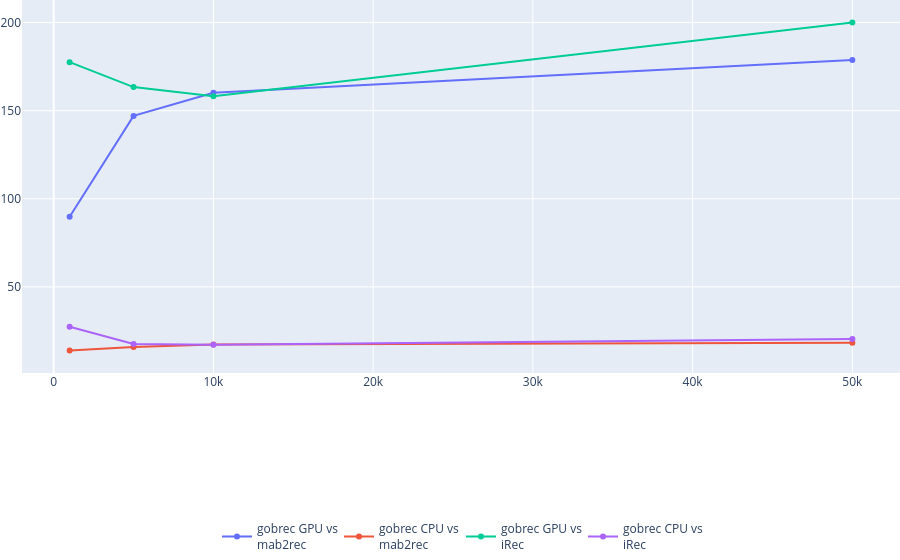

The notebook cell saved with this chart:
### Code cell
import plotly.graph_objects as go

def generate_enhancement_plots(df, x, y, color):

    fig = go.Figure()

    df_gobrecgpu_vs_mab2rec = df[df[color] == 'gobrec GPU'].copy()
    df_gobrecgpu_vs_mab2rec['Enhancement'] = df[df[color] == 'mab2rec'][y].values / df_gobrecgpu_vs_mab2rec[y].values
    fig.add_trace(
        go.Scatter(
            x=df_gobrecgpu_vs_mab2rec[x],
            y=df_gobrecgpu_vs_mab2rec['Enhancement'],
            name='gobrec GPU vs <br>mab2rec',
            showlegend=True
        )
    )

    df_gobreccpu_vs_mab2rec = df[df[color] == 'gobrec CPU'].copy()
    df_gobreccpu_vs_mab2rec['Enhancement'] = df[df[color] == 'mab2rec'][y].values / df_gobreccpu_vs_mab2rec[y].values
    fig.add_trace(
        go.Scatter(
            x=df_gobreccpu_vs_mab2rec[x],
            y=df_gobreccpu_vs_mab2rec['Enhancement'],
            name='gobrec CPU vs <br>mab2rec',
            showlegend=True
        )
    )

    df_gobrecgpu_vs_irec = df[df[color] == 'gobrec GPU'].copy()
    df_gobrecgpu_vs_irec['Enhancement'] = df[df[color] == 'irec'][y].values / df_gobrecgpu_vs_irec[y].values
    fig.add_trace(
        go.Scatter(
            x=df_gobrecgpu_vs_irec[x],
            y=df_gobrecgpu_vs_irec['Enhancement'],
            name='gobrec GPU vs <br>iRec',
            showlegend=True
        )
    )

    df_gobreccpu_vs_irec = df[df[color] == 'gobrec CPU'].copy()
    df_gobreccpu_vs_irec['Enhancement'] = df[df[color] == 'irec'][y].values / df_gobreccpu_vs_irec[y].values
    fig.add_trace(
        go.Scatter(
            x=df_gobreccpu_vs_irec[x],
            y=df_gobreccpu_vs_irec['Enhancement'],
            name='gobrec CPU vs <br>iRec',
            showlegend=True
        )
    )

    fig.update_layout(
        legend_title_text='',
        legend=dict(
            orientation="h",
            yanchor="bottom",
            y=-0.5,
            xanchor="center",
            entrywidth=77,
            x=0.5
        ),
        margin=dict(b=10, t=0, r=0, l=0)
    )

    return fig

generate_enhancement_plots(df, x='Items number', y='Mean execution time (s)', color='Algorithm')

### Figure 1 — Plotly figure (JSON) as saved in the notebook; plotly's stock layout.template omitted (floating-point values rounded to 4 significant figures)
{"data": [{"name": "gobrec GPU vs <br>mab2rec", "showlegend": true, "type": "scatter", "x": [1000, 5000, 10000, 50000], "y": [89.75, 147.0, 160.2, 178.7]}, {"name": "gobrec CPU vs <br>mab2rec", "showlegend": true, "type": "scatter", "x": [1000, 5000, 10000, 50000], "y": [13.84, 15.84, 17.34, 18.23]}, {"name": "gobrec GPU vs <br>iRec", "showlegend": true, "type": "scatter", "x": [1000, 5000, 10000, 50000], "y": [177.5, 163.4, 158.2, 200.1]}, {"name": "gobrec CPU vs <br>iRec", "showlegend": true, "type": "scatter", "x": [1000, 5000, 10000, 50000], "y": [27.37, 17.6, 17.13, 20.41]}], "layout": {"legend": {"entrywidth": 77, "orientation": "h", "title": {"text": ""}, "x": 0.5, "xanchor": "center", "y": -0.5, "yanchor": "bottom"}, "margin": {"b": 10, "l": 0, "r": 0, "t": 0}}}
